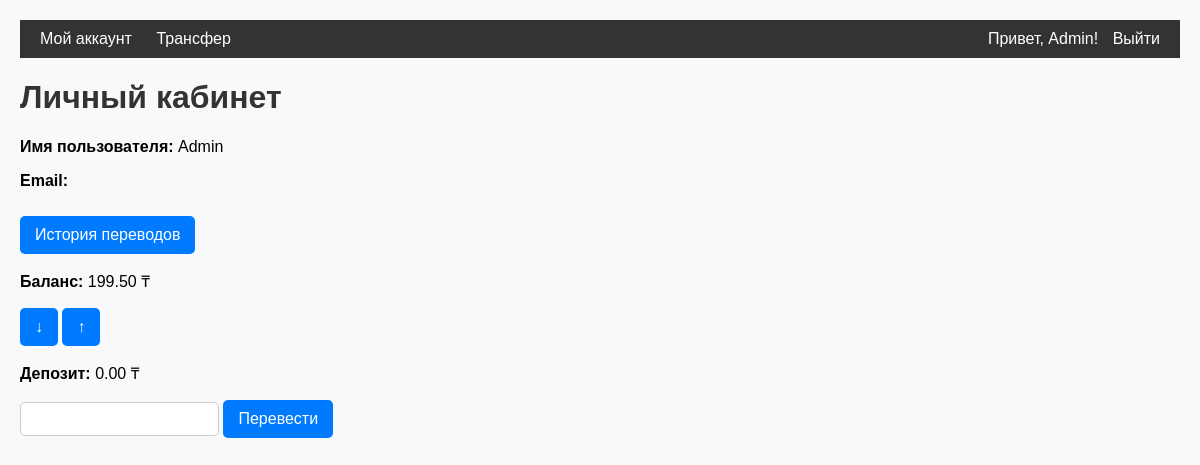
The app's page /profile/ (signed in) with its own data.
### users/models.py (models this page shows, shortened)
class UserAccount(AbstractUser):
    balance = models.DecimalField(max_digits=10, decimal_places=2, default=0.00)
    deposit = models.DecimalField(max_digits=10, decimal_places=2, default=0.00)
    is_admin = models.BooleanField(default=False)
    is_manager = models.BooleanField(default=False)
    is_customer = models.BooleanField(default=True)

### users/views.py (the view)
# urls.py: path("profile/", views.profile, name="profile"),
@login_required
def profile(request):
    user = request.user
    sent_transactions = user.sent_transactions.all().order_by('-timestamp')
    received_transactions = user.received_transactions.all().order_by('-timestamp')
    return render(request, 'users/profile.html', {
        'user': user,
        'sent_transactions': sent_transactions,
        'received_transactions': received_transactions
    })

### users/templates/users/profile.html (shortened to what this page needs)
{% extends 'users/base.html' %}
{% block content %}
    <h1>Личный кабинет</h1>
    <p><strong>Имя пользователя:</strong> {{ user.username }}</p>
    <p><strong>Email:</strong> {{ user.email }}</p>
    <a href="{% url 'transaction_history' %}" class="history-button">История переводов</a>
<p><strong>Баланс:</strong> {{ user.balance }} ₸</p>
<button type="button" onclick="setDirection('to_deposit')">↓</button>
<button type="button" onclick="setDirection('from_deposit')">↑</button>
<p><strong>Депозит:</strong> {{ user.deposit }} ₸</p>
<form id="transfer-form" method="post" action="{% url 'transfer_balance_deposit' %}">
    <input type="number" name="amount" id="amount" min="1" required>
    <button type="submit">Перевести</button>
</form>
{% endblock %}

### users/templates/users/base.html (shortened to what this page needs)
<!DOCTYPE html>
    {% load static %}
<html lang="ru">
<head>
    <link rel="stylesheet" href="{% static 'css/styles.css' %}">
</head>
<body>
    <div class="navbar">
        <div>
            <a href="{% url 'profile' %}">Мой аккаунт</a>
            <a href="{% url 'transfer' %}">Трансфер</a>
        </div>
        <div>
            {% if user.is_authenticated %}
                <span>Привет, {{ user.username }}!</span>
                <a href="{% url 'logout' %}">Выйти</a>
            {% else %}
                <a href="{% url 'login' %}">Войти</a>
            {% endif %}
        </div>
    </div>
    <div>
        {% block content %}{% endblock %}
    </div>
</body>
</html>

### static/css/styles.css (style rules this page uses)
body { font-family: Arial, sans-serif; margin: 20px; background-color: #f8f9fa; }
.navbar { background: #333; color: white; padding: 10px; display: flex; justify-content: space-between; }
.navbar a { color: white; text-decoration: none; margin: 0 10px; }
h1 { color: #333; }
button { background-color: #007bff; color: white; border: none; padding: 10px 15px; cursor: pointer; font-size: 16px; border-radius: 5px; }
input, select { padding: 8px; font-size: 14px; border: 1px solid #ccc; border-radius: 5px; }

### users/templates/users/base.html (style rules this page uses)
body { font-family: Arial, sans-serif; margin: 20px; }
.navbar { background: #333; color: white; padding: 10px; display: flex; justify-content: space-between; }
.navbar a { color: white; text-decoration: none; margin: 0 10px; }

### users/templates/users/profile.html (style rules this page uses)
.history-button { display: inline-block; margin-top: 10px; padding: 10px 15px; background: #007bff; color: white; text-decoration: none; border-radius: 5px; }

### records on screen
UserAccount: username "Admin", balance "199.50", deposit "0.00"
